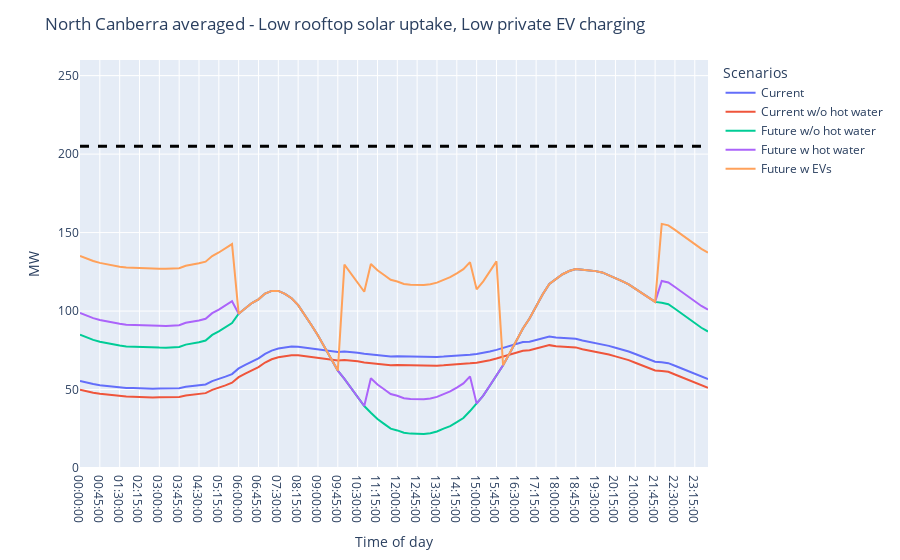

Notebook source saved alongside this figure:
### Code cell
fig = go.Figure(plotting_df_many.plot())
fig.update_yaxes(range = [y_min,y_max])
if plt_min < 0:
    fig.add_hline(y=0, line_width=1, line_dash="solid", line_color="black")
fig.add_hline(y=zs_combined_rating, line_width=3, line_dash="dash", line_color="black")
fig.update_layout(
    title=f"{SA_region} averaged - {solar_uptake} rooftop solar uptake, {EV_private_charging} private EV charging",
    xaxis_title="Time of day",
    yaxis_title="MW",
    legend_title="Scenarios",
)
# fig.write_image(f"{SA_region}-{solar_uptake}_solar-{EV_private_charging}_private_EV-average.png")
